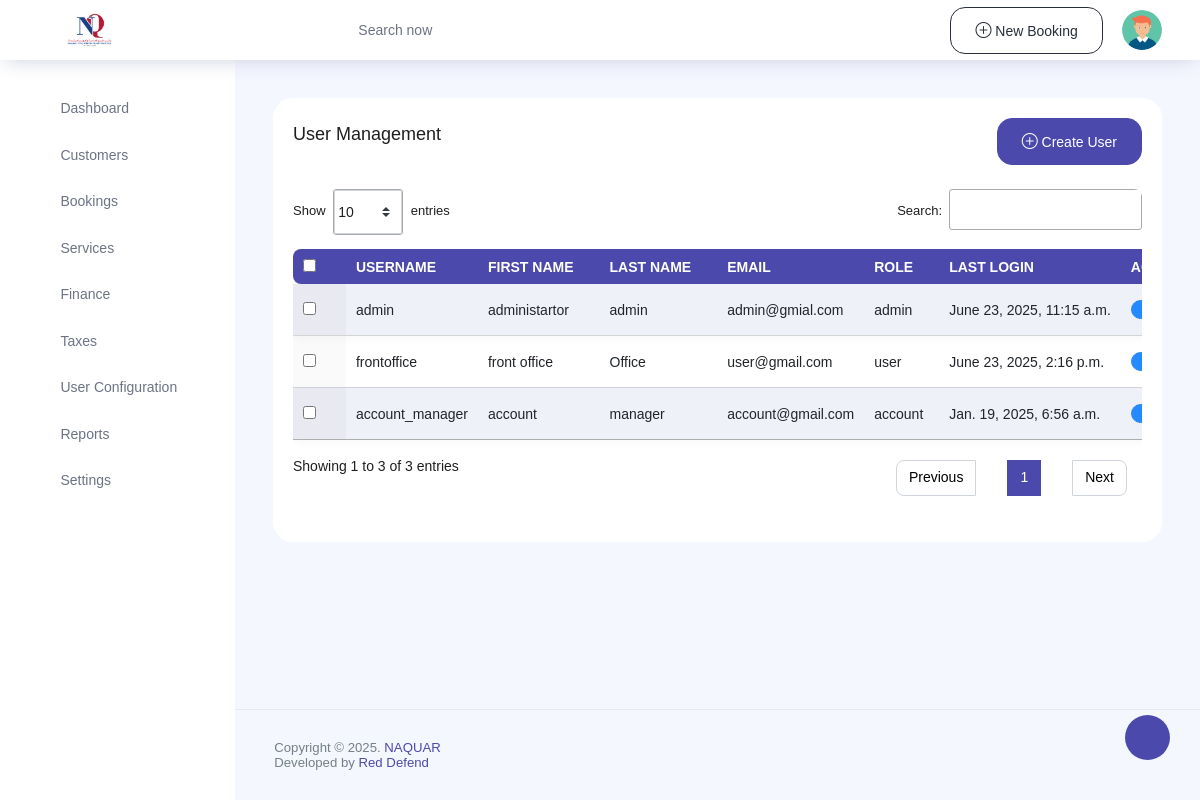
The app's page /users_add (signed in), older data.
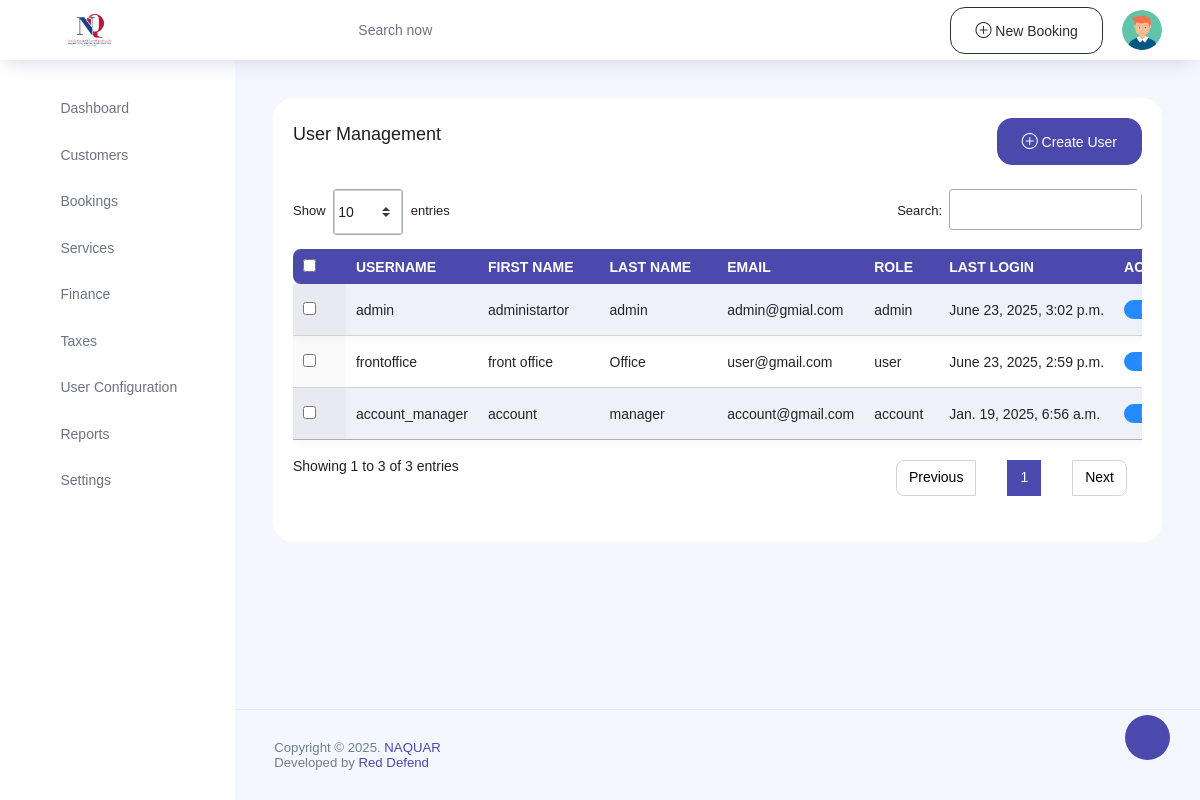
The same page, newer data.
### home/models.py (models this page shows, shortened)
class CustomUser(AbstractBaseUser, PermissionsMixin):
    email = models.EmailField(unique=True, verbose_name='email address')
    username = models.CharField(max_length=30, unique=True,verbose_name='username')
    first_name = models.CharField(max_length=30, blank=True, verbose_name='first name')
    last_name = models.CharField(max_length=30, blank=True, verbose_name='last name')
    is_active = models.BooleanField(default=True, verbose_name='active')
    is_staff = models.BooleanField(default=False, verbose_name='staff status')
    role = models.CharField(max_length=20,
                            choices=(
                                ("user","user"),
                                ("account","account"),
                                ("admin","admin"),
                            ),
                            default='user'
                            )
    date_joined = models.DateTimeField(auto_now_add=True, verbose_name='date joined')
    objects = CustomUserManager()
    USERNAME_FIELD = 'username'
    REQUIRED_FIELDS = ["first_name", "last_name", "email"]
    class Meta:
        verbose_name = 'user'
        verbose_name_plural = 'users'

### home/views.py (the view, shortened to what this page needs)
# urls.py: path("users_add",views.users_add,name="users_add"),
@login_required(login_url="signin")
def users_add(request):
    form = CustomUserCreationForm()
    users = CustomUser.objects.all()
    context = { "form": form, "users": users}
    return render(request, "list-user.html",context)

### home/forms.py
class CustomUserCreationForm(UserCreationForm):
    class Meta:
        model = CustomUser
        fields = ('username','email', 'first_name', 'last_name', 'role')
    def __init__(self, *args, **kwargs):
        super().__init__(*args, **kwargs)
        for field_name, field in self.fields.items():
            field.widget.attrs.update({
                'class': 'form-control',
                'id': f'id_{field_name}',
                'placeholder': f'{field.label}',
            })

### templates/list-user.html (shortened to what this page needs)
{% extends 'index.html' %}
{% block content %}
<div class="content-page card position-relative">
    <div class="container-fluid card-body">
        <div class="row">
            <div class="col-lg-12">
                <div class="d-flex flex-wrap flex-wrap align-items-center justify-content-between mb-4">
                    <div>
                        <h4 class="mb-3">User Management</h4>
                    </div>
                    <button type="button" class="btn btn-primary" data-toggle="modal" data-target="#createUserModal">
                        <i class="bi bi-plus-circle"></i> Create User
                    </button>
                </div>
            </div>
            <div class="col-lg-12">
                <div class="table-responsive rounded mb-3">
                    <table id="userTable" class="table table-striped table-borderless display expandable-table">
                        <thead class="bg-white text-uppercase">
                            <tr class="ligth ligth-data">
                                <th>
                                    <div class="checkbox d-inline-block">
                                        <input type="checkbox" class="checkbox-input" id="checkbox1">
                                    </div>
                                </th>
                                <th>Username</th>
                                <th>First Name</th>
                                <th>Last Name</th>
                                <th>Email</th>
                                <th>Role</th>
                                <th>Last Login</th>
                                <th>Actions</th>
                            </tr>
                        </thead>
                        <tbody>
                            {% for user in users %}
                            <tr>
                                <td>
                                    <div class="checkbox d-inline-block">
                                        <input type="checkbox" class="checkbox-input" id="checkbox2">
                                    </div>
                                </td>
                                <td>{{user.username}}</td>
                                <td>{{user.first_name}}</td>
                                <td>{{user.last_name}}</td>
                                <td>{{user.email}}</td>
                                <td>{{user.role}}</td>
                                <td>{{user.last_login}}</td>
                                <td>
                                    <a href="{%url 'user_single' user.id %}" class="btn btn-info"></a>
                                </td>
                            </tr>
                            {% endfor %}
                        </tbody>
                    </table>
                </div>
            </div>
        </div>
    </div>
</div>
<link rel="stylesheet" href="https://cdn.datatables.net/1.13.1/css/jquery.dataTables.min.css">
    {% endblock %}

Row changes from the older to the newer data that the page shows:
changed CustomUser "admin": last_login "June 23, 2025, 11:15 a.m." → "June 23, 2025, 3:02 p.m."
changed CustomUser "frontoffice": last_login "June 23, 2025, 2:16 p.m." → "June 23, 2025, 2:59 p.m."
